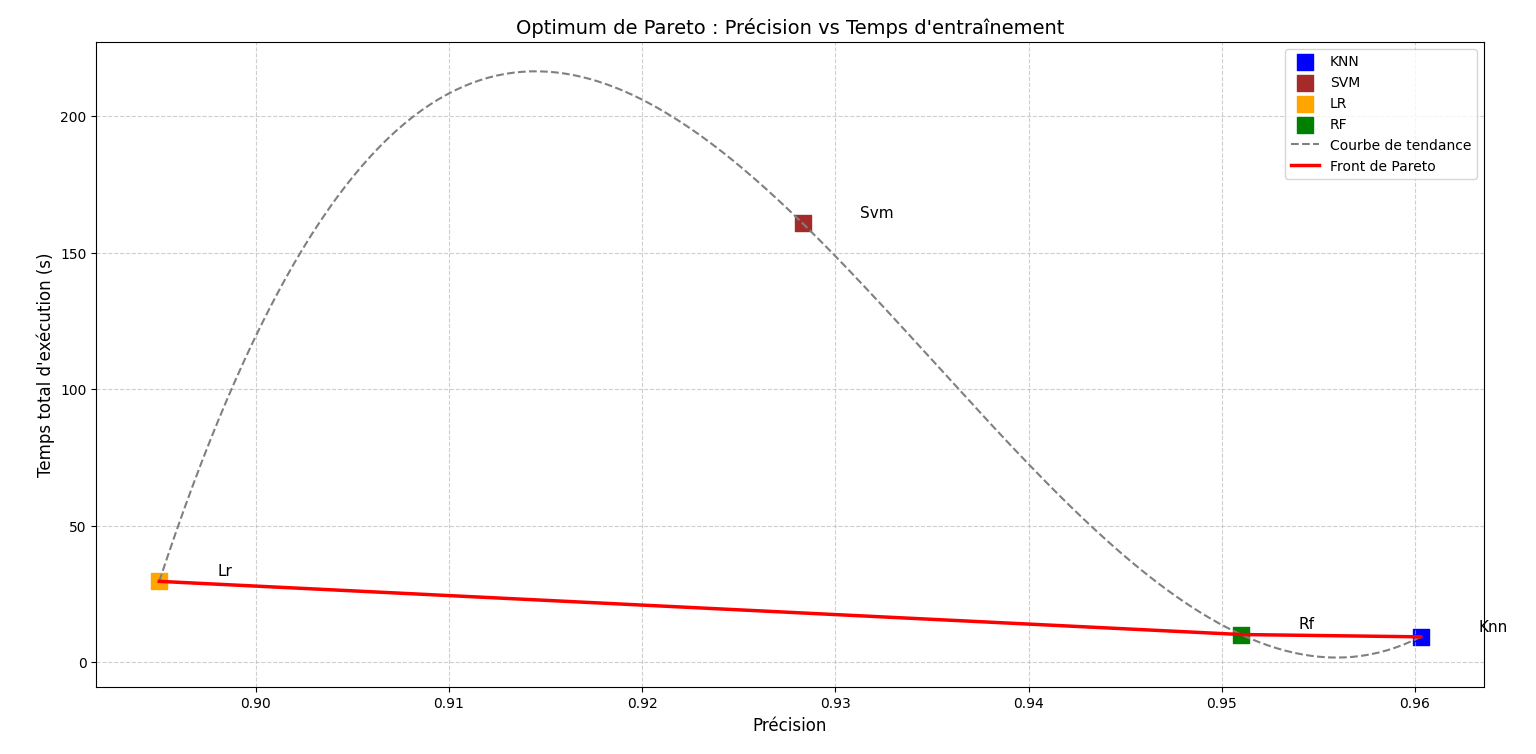

Write Python code to recreate this figure.
import pandas as pd
import matplotlib.pyplot as plt
import numpy as np
from scipy.interpolate import make_interp_spline

# Algo
files = {
    'KNN': 'resultats_knn.csv',
    'SVM': 'resultats_svm.csv',
    'LR': 'resultats_logistic_regression.csv',
    'RF': 'resultats_random_forest.csv'
}
algos = []
precisions = []
temps_total = []

for algo, file in files.items():
    df = pd.read_csv(file)
    precision = df['precision'].iloc[0]
    temps_entrain = df['temps_entrainement'].iloc[0]
    temps_test = df['temps_test'].iloc[0]

    temps = temps_entrain + temps_test  # Somme des temps d'entraînement et de test
    algos.append(algo)
    precisions.append(precision)
    temps_total.append(temps)

precisions = np.array(precisions)
temps_total = np.array(temps_total)

couleurs = ['blue', 'brown', 'orange', 'green']
annotations = ['Knn', 'Svm', 'Lr', 'Rf']

fig, ax = plt.subplots(figsize=(12, 7))

for i in range(len(algos)):
    ax.scatter(precisions[i], temps_total[i], color=couleurs[i], marker='s', s=130, label=algos[i])
    ax.text(precisions[i] + 0.003, temps_total[i] + 2, annotations[i], fontsize=11)

# Tri
sorted_indices = np.argsort(precisions)
x_sorted = precisions[sorted_indices]
y_sorted = temps_total[sorted_indices]

# Cubic
x_smooth = np.linspace(x_sorted.min(), x_sorted.max(), 300)
spline = make_interp_spline(x_sorted, y_sorted, k=3)
y_smooth = spline(x_smooth)
ax.plot(x_smooth, y_smooth, color='gray', linestyle='--', linewidth=1.5, label='Courbe de tendance')

# Optimum de Pareto
def get_pareto_optimum(x, y):
    sorted_idx = np.argsort(x)
    pareto = [sorted_idx[0]]
    for i in sorted_idx[1:]:
        if y[i] <= y[pareto[-1]]:
            pareto.append(i)
    return pareto

pareto_idx = get_pareto_optimum(precisions, temps_total)
ax.plot(precisions[pareto_idx], temps_total[pareto_idx], color='red', linewidth=2.5, label='Front de Pareto')

ax.set_xlabel("Précision", fontsize=12)
ax.set_ylabel("Temps total d'exécution (s)", fontsize=12)
ax.set_title("Optimum de Pareto : Précision vs Temps d'entraînement", fontsize=14)
ax.grid(True, linestyle='--', alpha=0.6)
ax.legend()
plt.tight_layout()

def a_la_fermeture(pareto):
    print("\n=== Données affichées ===")
    for i in range(len(algos)):
        print(f"{algos[i]} : précision = {precisions[i]:.4f}, temps total = {temps_total[i]:.2f} s")

fig.canvas.mpl_connect('close_event', a_la_fermeture)

plt.show()
